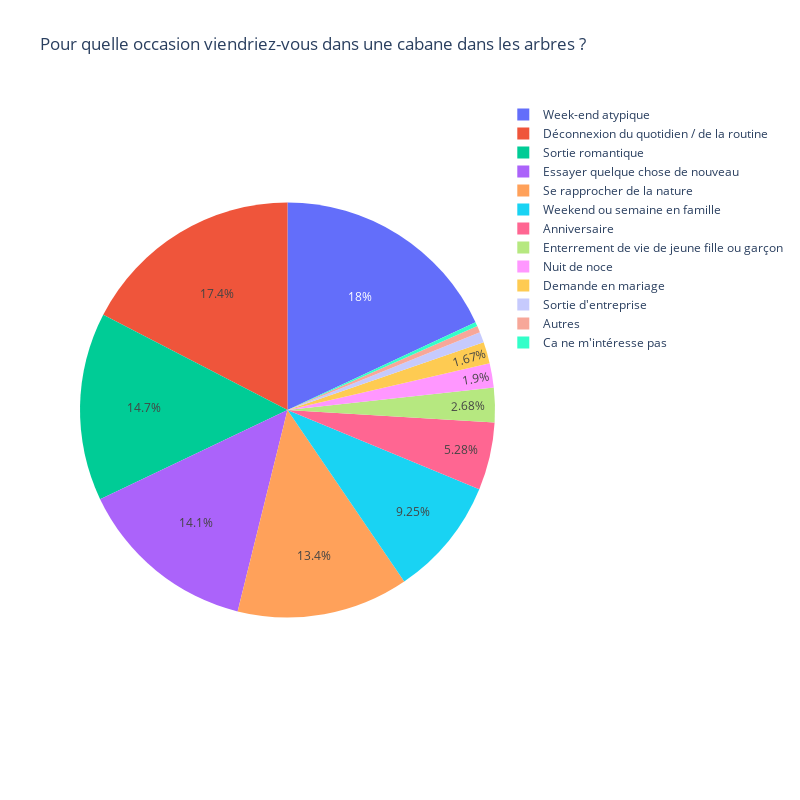

This figure's notebook cell:
### Code cell
questions_15_answers = [
    "Demande en mariage",
    "Sortie romantique",
    "Nuit de noce",
    "Se rapprocher de la nature",
    "Déconnexion du quotidien / de la routine",
    "Week-end atypique",
    "Essayer quelque chose de nouveau",
    "Anniversaire",
    "Enterrement de vie de jeune fille ou garçon",
    "Sortie d'entreprise",
    "Weekend ou semaine en famille",
    "Ca ne m'intéresse pas"
]

data_question_15 = (
    df[cols[15]]
    .apply(keep_all_part_that_match, list_to_remove=questions_15_answers)
    .explode()
    .value_counts()
)

data_question_15_autres = (
    df[cols[15]].apply(remove_part_that_match, list_to_remove=questions_15_answers)

    .str.replace(",", "")
    .str.strip()
    # show if row is empty
    .str.len()
    .apply(lambda x: "Autres" if x > 0 else None)
).value_counts()

data_question_15 = pd.concat([data_question_15, data_question_15_autres])

fig = px.pie(
    data_question_15,
    values=data_question_15.values,
    names=data_question_15.index,
    title=cols[15],

    width=800,
    height=800,

)

fig.update_traces(textposition='inside')

fig.update_layout(uniformtext_minsize=12, uniformtext_mode='hide')

# show the plot

fig.show()

### Figure 1 — Plotly figure (JSON) as saved in the notebook; plotly's stock layout.template omitted (floating-point values rounded to 4 significant figures)
{"data": [{"domain": {"x": [0, 1], "y": [0, 1]}, "hovertemplate": "index=%{label}<br>value=%{value}<extra></extra>", "labels": ["Week-end atypique", "Déconnexion du quotidien / de la routine", "Sortie romantique", "Essayer quelque chose de nouveau", "Se rapprocher de la nature", "Weekend ou semaine en famille", "Anniversaire", "Enterrement de vie de jeune fille ou garçon", "Nuit de noce", "Demande en mariage", "Sortie d'entreprise", "Ca ne m'intéresse pas", "Autres"], "legendgroup": "", "name": "", "showlegend": true, "textposition": "inside", "type": "pie", "values": [390, 376, 317, 304, 289, 200, 114, 58, 41, 36, 18, 7, 11]}], "layout": {"height": 800, "legend": {"tracegroupgap": 0}, "title": {"text": "Pour quelle occasion viendriez-vous dans une cabane dans les arbres ?"}, "uniformtext": {"minsize": 12, "mode": "hide"}, "width": 800}}
